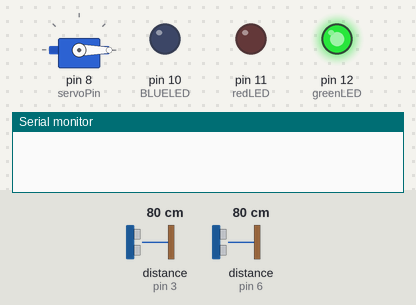
A sketch run on a simulated Arduino Uno, built with avr-gcc and run on an emulated ATmega328P. Shown: servo, output pins drawn as LEDs (lit = HIGH), the last lines printed to the serial monitor. Wiring (inferred from the names in the program): 2 × ultrasonic range finder: trigger pin 2, echo pin 3 / trigger pin 5, echo pin 6. The inputs (shaded band) are chosen by the test bench; at power-on: distance to the obstacle (sensors on pin 3, pin 6) 80 cm. The echo pulse lasts 58.3 µs per cm; pins used as bus, display or sensor lines are not drawn.

Above: at 1.2 s.
1.3 s: distance to the obstacle (sensor on pin 3) set to 54 cm
2.8 s: distance to the obstacle (sensor on pin 3) set to 47 cm
At 3.2 s:
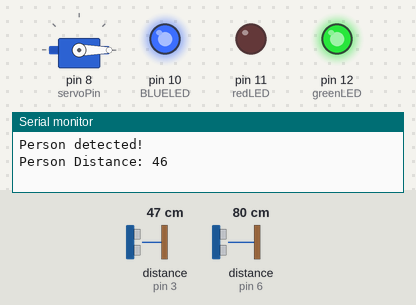
At 5.2 s:
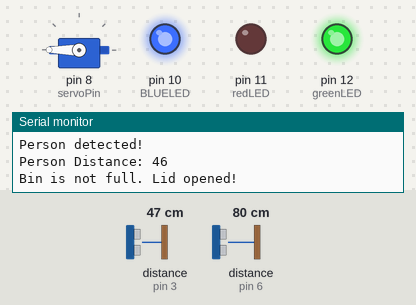
Timing chart, 0 to 11.3 s (numbered marks = the images above; inputs shaded):
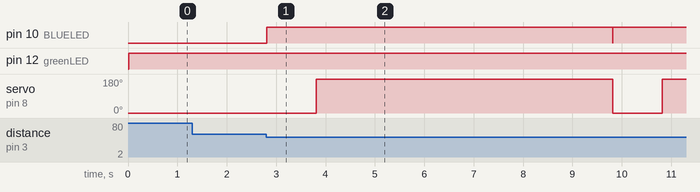

The sketch:

AurdinoCode.ino
```cpp
#include <Servo.h>

const int trigPin1 = 2;  // Trigger pin for person detection (U1)
const int echoPin1 = 3;  // Echo pin for person detection (U1)
const int trigPin2 = 5;  // Trigger pin for bin level detection (U2)
const int echoPin2 = 6;  // Echo pin for bin level detection (U2)
const int redLED = 11;    // Red LED pin (indicating bin is full)
const int BLUELED = 10;    // Blue LED pin (indicating bin is functioning)
const int greenLED = 12;  // Green LED pin (indicating bin is not full)
const int servoPin = 8;  // Servo motor pin (controls the lid)

Servo lidServo; // Create Servo object
const int lidOpenAngle = 180;  // Lid open angle for servo motor
const int lidCloseAngle = 0;  // Lid close angle for servo motor

// Function to measure distance using Ultrasonic sensor
long measureDistance(int trigPin, int echoPin) {
  digitalWrite(trigPin, LOW);
  delayMicroseconds(2);
  digitalWrite(trigPin, HIGH);
  delayMicroseconds(10);
  digitalWrite(trigPin, LOW);
  long duration = pulseIn(echoPin, HIGH);
  long distance = duration * 0.034 / 2;  // Calculate distance in cm
  return distance;
}

void setup() {
  // Pin modes
  pinMode(trigPin1, OUTPUT);
  pinMode(echoPin1, INPUT);
  pinMode(trigPin2, OUTPUT);
  pinMode(echoPin2, INPUT);
  pinMode(redLED, OUTPUT);
  pinMode(BLUELED, OUTPUT);
  pinMode(greenLED, OUTPUT);

  // Initialize Servo
  lidServo.attach(servoPin);
  lidServo.write(lidCloseAngle);  // Keep lid closed at the start

  // Start Serial communication for debugging
  Serial.begin(9600);
}

void loop() {
  long personDistance = measureDistance(trigPin1, echoPin1);  // Person detection (U1)
  long binLevelDistance = measureDistance(trigPin2, echoPin2);  // Bin level detection (U2)

  // Check if the bin is not full
  if (binLevelDistance >= 5) {
    digitalWrite(greenLED, HIGH);
    digitalWrite(redLED, LOW);
    digitalWrite(BLUELED, LOW);

    // Check if a person is detected within range
    if (personDistance >= 2 && personDistance <= 50)
    {
      Serial.println("Person detected!");
      Serial.print("Person Distance: ");
      Serial.println(personDistance);
      digitalWrite(BLUELED, HIGH);     // Blue LED on
      delay(1000); // Wait 1 seconds to allow person to reach the bin
      lidServo.write(lidOpenAngle);  // Open the lid
      Serial.println("Bin is not full. Lid opened!");
      delay(6000);  // Keep the lid open for 8 seconds
      lidServo.write(lidCloseAngle);  // Close the lid
      digitalWrite(BLUELED, LOW);     // Blue LED off
      Serial.println("Lid closed.");
    }

    else  {
      lidServo.write(lidCloseAngle);  // Ensure the lid stays closed

    }
  } else {

    digitalWrite(redLED, HIGH);
    digitalWrite(BLUELED, LOW);
    digitalWrite(greenLED, LOW);
    lidServo.write(lidCloseAngle);
  }
}
```

Measured:
- the behaviour switches between 52 and 51 cm on distance to the obstacle (sensor on pin 3) (found by bisection; images 0 and 1)
- after the input at 1.3 s, every drawn part: stays the same
- after the input at 2.8 s, pin 10 (BLUELED): LOW → HIGH at once, → LOW 7.0 s later, → HIGH 0.01 s later; servo on pin 8 (servoPin): 0° → 180° after 1.0 s, → 0° 6.0 s later, → 180° 1.0 s later
